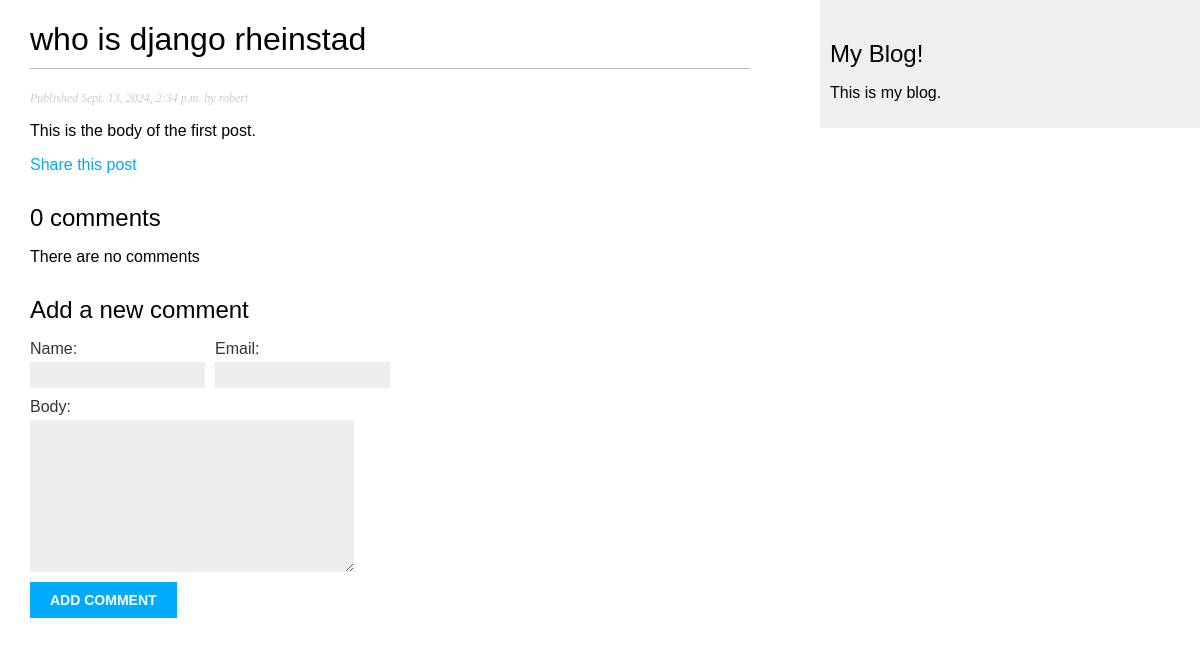
Screenshot of /blog/2024/9/13/who-is-django-reihn/ with the database file from the repository.
### blog/models.py (models this page shows, shortened)
class Post(models.Model):
    class Status(models.TextChoices):
        DRAFT = 'DF', 'Draft'
        PUBLISHED = 'PB', 'Published'
    title = models.CharField(max_length=250)
    slug = models.SlugField(
        max_length=250,
        unique_for_date='publish'
        )
    author = models.ForeignKey(
        settings.AUTH_USER_MODEL,
        on_delete=models.CASCADE,
        related_name="blog_posts"
    )
    body = models.TextField()
    publish = models.DateTimeField(default=timezone.now)
    created = models.DateTimeField(auto_now_add=True)
    updated = models.DateTimeField(auto_now=True)
    status = models.CharField(
        max_length=2,
        choices=Status,
        default=Status.DRAFT
    )
    objects = models.Manager()  #default manager
    published = PublishedManager()  #custom manager
    tags = TaggableManager()
    class Meta:
        ordering = ['-publish']
        indexes = [
            models.Index(fields=['-publish']),
        ]

### blog/views.py (the view)
def post_detail(request, year, month, day, post):
    post = get_object_or_404(
        Post,
        status=Post.Status.PUBLISHED,
        slug=post,
        publish__year=year,
        publish__month=month,
        publish__day=day
    )
    comments = post.comments.filter(active=True)
    form = CommentForm()
    return render(
        request,
        'blog/post/detail.html',
        {
            'post': post,
            "comments":comments,
            "form": form
        }
    )

### blog/forms.py
class CommentForm(forms.ModelForm):
    class Meta:
        model = Comment
        fields = ['name', 'email', 'body']

### blog/templates/blog/post/detail.html (shortened to what this page needs)
{% extends 'blog/base.html' %}
{% block content %}
    <h1>{{ post.title }}</h1>
    <p class="date">
        Published {{ post.publish }} by  {{ post.author }}
    </p>
    {{ post.body|linebreaks }}
    <p>
        <a href="{% url 'blog:post_share' post.id %}">
            Share this post
        </a>
    </p>
    {% with comments.count as total_comments %}
        <h2>
            {{ total_comments }} comment{{ total_comments|pluralize }}
        </h2>
    {% endwith %}
    {% for comment in comments %}
        <div class="comment">
            <p class="info">
                Comment {{ forloop.counter }} by {{ comment.name }}
                {{ comment.created }}
            </p>
            {{ comment.body|linebreaks }}
        </div>
    {% empty %}
        <p>There are no comments</p>
    {% endfor %}
    {% include "blog/post/includes/comment_form.html" %}
{% endblock %}

### blog/static/css/blog.css (style rules this page uses)
body { margin:0; padding:0; font-family:helvetica, sans-serif; }
a { color:#00abff; text-decoration:none; }
h1 { font-weight:normal; border-bottom:1px solid #bbb; padding:0 0 10px 0; }
h2 { font-weight:normal; margin:30px 0 0; }
p.date { color:#ccc; font-family: georgia, serif; font-size: 12px; font-style: italic; }
label { float:left; clear:both; color:#333; margin-bottom:4px; }
input, textarea { clear:both; float:left; margin:0 0 10px; background:#ededed; border:0; padding:6px 10px; font-size:12px; }

### rows the page displays
Post: title "who is django rheinstad", publish "Sept. 13, 2024, 2:34 p.m.", author "robert", body "This is the body of the first post."

### other values shown
{{ total_comments }} "0"
